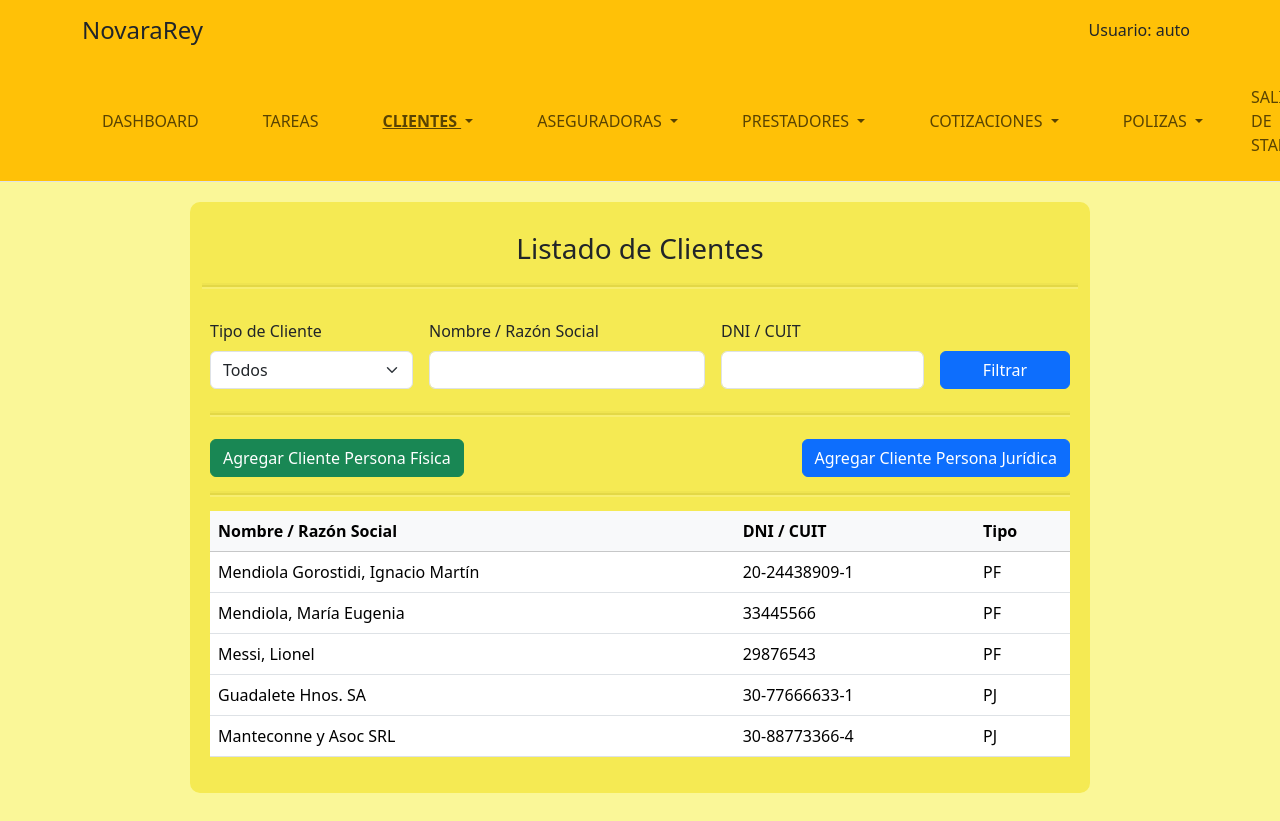
The app's page /staff/clientes/ (signed in) with its own data.
### ClientesApp/models.py (models this page shows, shortened)
class Cliente(models.Model):
    condicion_iva = models.CharField(max_length=2, choices=CondicionIVA.choices)
    direccion = models.ForeignKey(Address, on_delete=models.SET_NULL, null=True, blank=True)
    telefonos = models.ManyToManyField(TelefonoCte, blank=True)
    emails = models.ManyToManyField(EmailCte, blank=True)
    notas = models.TextField(blank=True)
    class Meta:
        abstract = False

class ClientePersonaFisica(Cliente):
    MAX_DIAS_CUMPLE = 15
    nombre = models.CharField(max_length=100)
    apellido = models.CharField(max_length=100)
    dni = models.CharField(max_length=20)
    fecha_nacimiento = models.DateField(blank=True, null=True)

class ClientePersonaJuridica(Cliente):
    razon_social = models.CharField(max_length=100)
    cuit = models.CharField(max_length=20)

### ClientesApp/views.py (the view)
# urls.py: path('', vista_clientes, name='clientes_main'),
@login_required(login_url='/login/login/')
def vista_clientes(request):
    filtro_nombre = request.GET.get('nombre', '').strip()
    filtro_identificador = request.GET.get('identificador', '').strip()
    filtro_tipo = request.GET.get('tipo', '')
    clientes_pf = ClientePersonaFisica.objects.filter(
        Q(nombre__icontains=filtro_nombre) | Q(apellido__icontains=filtro_nombre),
        dni__icontains=filtro_identificador
    )
    print(f'cantidad de clientes PF: {clientes_pf.count()}')
    clientes_pj = ClientePersonaJuridica.objects.filter(
        razon_social__icontains=filtro_nombre,
        cuit__icontains=filtro_identificador
    )
    print(f'cantidad de clientes PJ: {clientes_pj.count()}')
    if filtro_tipo == 'PF':
        clientes = list(clientes_pf)
    elif filtro_tipo == 'PJ':
        clientes = list(clientes_pj)
    else:
        clientes = list(clientes_pf) + list(clientes_pj)
    return render(request, 'ClientesApp/clientes_main.html', {
        'filtro_tipo': filtro_tipo,
        'filtro_nombre': filtro_nombre,
        'filtro_identificador': filtro_identificador,
        'clientes': clientes
    })

### ClientesApp/templatetags/cliente_extras.py (called while the page is built)
@register.filter
def has_attr(obj, attr_name):
    return hasattr(obj, attr_name)

### ClientesApp/templates/ClientesApp/clientes_main.html (shortened to what this page needs)
{% extends "StaffApp/baseStaff.html" %}
{% load cliente_extras %}
{% block content %}
<div class="container staff-form-container">
  <h3 class="staff-form-title">Listado de Clientes</h3>
  <form method="get" class="row g-3 mb-4">
    <hr class="staff-form-hr">
    <div class="col-md-3">
      <label for="tipo" class="form-label">Tipo de Cliente</label>
      <select name="tipo" id="tipo" class="form-select">
        <option value="">Todos</option>
      </select>
    </div>
    <div class="col-md-4">
      <label for="nombre" class="form-label">Nombre / Razón Social</label>
      <input type="text" name="nombre" id="nombre" class="form-control" value="{{ filtro_nombre }}">
    </div>
    <div class="col-md-3">
      <label for="identificador" class="form-label">DNI / CUIT</label>
      <input type="text" name="identificador" id="identificador" class="form-control" value="{{ filtro_identificador }}">
    </div>
    <div class="col-md-2 d-flex align-items-end">
      <button type="submit" class="btn btn-primary w-100">Filtrar</button>
    </div>
  </form>
   <hr class="staff-form-hr">
  <div class="d-flex justify-content-between mt-4">
    <a href="{% url 'cliente_create' 'PF' %}" class="btn btn-success">Agregar Cliente Persona Física</a>
    <a href="{% url 'cliente_create' 'PJ' %}" class="btn btn-primary">Agregar Cliente Persona Jurídica</a>
  </div>
   <hr class="staff-form-hr">
  <table class="table table-hover">
    <thead class="table-light">
      <tr>
        <th>Nombre / Razón Social</th>
        <th>DNI / CUIT</th>
        <th>Tipo</th>
      </tr>
    </thead>
    <tbody>
      {% for cliente in clientes %}
        <tr ondblclick="redirigirCliente({{ cliente.id }})">
          <td>
            {% if cliente|has_attr:'clientepersonafisica' %}
              {{ cliente.clientepersonafisica.apellido }}, {{ cliente.clientepersonafisica.nombre }}
            {% elif cliente|has_attr:'clientepersonajuridica' %}
              {{ cliente.clientepersonajuridica.razon_social }}
            {% endif %}
          </td>
          <td>
            {% if cliente|has_attr:'clientepersonafisica' %}
              {{ cliente.clientepersonafisica.dni }}
            {% elif cliente|has_attr:'clientepersonajuridica' %}
              {{ cliente.clientepersonajuridica.cuit }}
            {% endif %}
          </td>
          <td>
            {% if cliente|has_attr:'clientepersonafisica' %} PF {% else %} PJ {% endif %}
          </td>
        </tr>
      {% empty %}
        <tr>
          <td colspan="3" class="text-center">No se encontraron clientes.</td>
        </tr>
      {% endfor %}
    </tbody>
  </table>
</div>
{% endblock %}

### StaffApp/templates/StaffApp/baseStaff.html (shortened to what this page needs)
<!DOCTYPE html>
<html lang="es">
<head>
    {% load static %}
    <link href="https://cdn.jsdelivr.net/npm/bootstrap@5.3.3/dist/css/bootstrap.min.css" rel="stylesheet">
    <link href="https://cdn.jsdelivr.net/npm/select2@4.1.0-rc.0/dist/css/select2.min.css" rel="stylesheet" />
    <link rel="stylesheet" href="https://cdn.jsdelivr.net/npm/bootstrap-icons@1.11.3/font/bootstrap-icons.min.css">
    <link rel="stylesheet" href="{% static 'css/styles.css' %}">
</head>
<body class="staff-body">
    <header class="container-fluid bg-warning text-dark border-bottom">
        <div class="container">
            <div class="row align-items-center py-3">
                <div class="col-6 col-md-4">
                    <h1 class="h4 m-0">NovaraRey</h1>
                </div>
                <div class="col-6 col-md-8 text-end">
                    <div id="login-area">
                        {% if user.is_authenticated %}
                            <span class="me-2">Usuario: {{ user.get_username }}</span>
                        {% endif %}
                    </div>
                </div>
            </div>
        </div>
            <nav class="navbar navbar-expand-lg bg-warning py-lg-3" id="staffNav">
                <div class="container px-0">
                    <div class="collapse navbar-collapse" id="navbarResponsive">
                        <ul class="navbar-nav me-auto">
                            <li class="nav-item {% if request.path == '/staff/dashboard/' %}active{% endif %} px-lg-4">
                                <a class="nav-link text-uppercase text-expanded" href="{% url 'dashboard' %}">Dashboard</a>
                            </li>
                            <li class="nav-item {% if request.path == '/staff/tareas/' %}active{% endif %} px-lg-4">
                                <a class="nav-link text-uppercase text-expanded" href="{% url 'tareas_main' %}">Tareas</a>
                            </li>
                            <li class="nav-item dropdown {% if request.path == '/staff/clientes/' %}active{% endif %} px-lg-4">
                                <a class="nav-link dropdown-toggle text-uppercase text-expanded" href="#" id="clientesDropdown" role="button" data-bs-toggle="dropdown" aria-expanded="false">
                                    Clientes
                                </a>
                            </li>
                            <li class="nav-item dropdown {% if request.path == '/staff/aseguradoras/' %}active{% endif %} px-lg-4">
                                <a class="nav-link dropdown-toggle text-uppercase text-expanded" href="#" id="aseguradorasDropdown" role="button" data-bs-toggle="dropdown" aria-expanded="false">
                                    Aseguradoras
                                </a>
                            </li>
                            <li class="nav-item dropdown {% if request.path == '/staff/prestadores/' %}active{% endif %} px-lg-4">
                                <a class="nav-link dropdown-toggle text-uppercase text-expanded" href="#" id="prestadoresDropdown" role="button" data-bs-toggle="dropdown" aria-expanded="false">
                                    Prestadores
                                </a>
                            </li>
                            <li class="nav-item dropdown {% if request.path == '/staff/cotizaciones/' %}active{% endif %} px-lg-4">
                                <a class="nav-link dropdown-toggle text-uppercase text-expanded" href="#" id="cotizacionesDropdown" role="button" data-bs-toggle="dropdown" aria-expanded="false">
                                    Cotizaciones
                                </a>
                            </li>
                            <li class="nav-item dropdown {% if request.path == '/staff/emisionaes/' %}active{% endif %} px-lg-4">
                                <a class="nav-link dropdown-toggle text-uppercase text-expanded" href="#" id="emisionesDropdown" role="button" data-bs-toggle="dropdown" aria-expanded="false">
                                    Polizas
                                </a>
                            </li>
                        </ul>
                        <ul class="navbar-nav ms-auto">
                            <li class="nav-item px-lg-2">
                                <a class="nav-link text-uppercase text-expanded" href="{% url 'home' %}">Salir de Staff</a>
                            </li>
                        </ul>
                    </div>
                </div>
            </nav>
    </header>
    <main class="container mb-5">
        {% block content %}
        {% endblock %}
    </main>
    </body>
</html>

### static/css/styles.css (style rules this page uses)
.staff-body { background-color: rgb(250, 247, 152); }
.staff-form-container { background-color: rgb(245, 234, 83); max-width: 900px; border-radius:10px; padding: 20px; margin-top: 20px; }
.staff-form-title { padding: 10px; text-align: center; margin-bottom: 10px; }
.staff-form-hr { border: none; height: 2px; background-color: rgb(177, 165, 33); box-shadow: 0px 2px 0px rgba(255, 255, 255, 0.7), 0px -2px 0px rgba(0, 0, 0, 0.1); }
.nav-item.active .nav-link { font-weight: bold; text-decoration: underline; }

### records on screen
ClientePersonaFisica: clientepersonafisica.apellido "Mendiola Gorostidi", clientepersonafisica.nombre "Ignacio Martín", clientepersonafisica.dni "20-24438909-1", shows "PF"
ClientePersonaFisica: clientepersonafisica.apellido "Mendiola", clientepersonafisica.nombre "María Eugenia", clientepersonafisica.dni "33445566", shows "PF"
ClientePersonaFisica: clientepersonafisica.apellido "Messi", clientepersonafisica.nombre "Lionel", clientepersonafisica.dni "29876543", shows "PF"
ClientePersonaJuridica: clientepersonajuridica.razon_social "Guadalete Hnos. SA", clientepersonajuridica.cuit "30-77666633-1", shows "PJ"
ClientePersonaJuridica: clientepersonajuridica.razon_social "Manteconne y Asoc SRL", clientepersonajuridica.cuit "30-88773366-4", shows "PJ"

### other values on screen
{{ user.get_username }} "auto"
